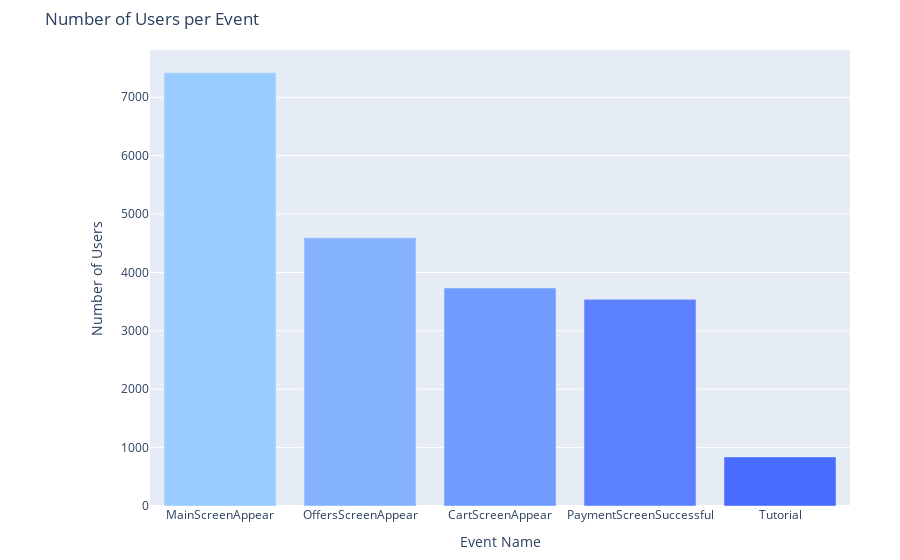

Notebook code for this chart:
### Markdown cell above
### Users per Event: Ordered by Participation and Proportion

### Code cell
# Find the number of users who performed each event
users_per_event = complete_data.groupby('event_name')['device_id_hash'].nunique().reset_index()
users_per_event.columns = ['Event', 'Users']
users_per_event = users_per_event.sort_values(by='Users', ascending=False)

# Calculate the proportion of users who performed each event at least once
total_users = complete_data['device_id_hash'].nunique()
users_per_event['Proportion'] = users_per_event['Users'] / total_users

print("Number of users and proportion per event:")
display(users_per_event)

# Sort by the number of users
users_per_event = users_per_event.sort_values(by='Users', ascending=False)

print("\n" + "-"*50 + "\n")

# Create vertical bar chart
trace = go.Bar(
    x=users_per_event['Event'],
    y=users_per_event['Users'],
    marker=dict(color=color_map)  # Using the same color palette
)

# Define layout
layout = go.Layout(
    title='Number of Users per Event',
    xaxis=dict(title='Event Name'),
    yaxis=dict(title='Number of Users'),
    margin=dict(l=150, r=50, b=50, t=50),
)

# Create figure
fig = go.Figure(data=[trace], layout=layout)

# Show the figure
fig.show()

### Figure 1 — Plotly figure (JSON) as saved in the notebook; plotly's stock layout.template omitted (floating-point values rounded to 4 significant figures)
{"data": [{"marker": {"color": ["#99ccff", "#85b3ff", "#709bff", "#5c82ff", "#476aff"]}, "type": "bar", "x": ["MainScreenAppear", "OffersScreenAppear", "CartScreenAppear", "PaymentScreenSuccessful", "Tutorial"], "y": [7419, 4593, 3734, 3539, 840]}], "layout": {"margin": {"b": 50, "l": 150, "r": 50, "t": 50}, "title": {"text": "Number of Users per Event"}, "xaxis": {"title": {"text": "Event Name"}}, "yaxis": {"title": {"text": "Number of Users"}}}}
